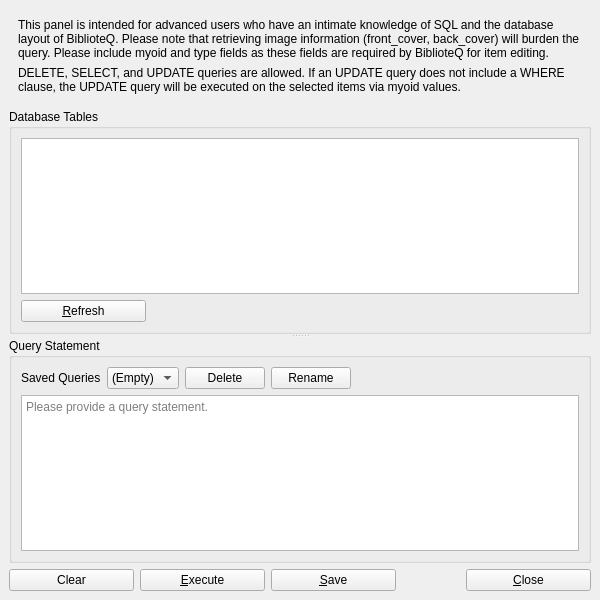
<?xml version="1.0" encoding="UTF-8"?>
<ui version="4.0">
 <class>customquery</class>
 <widget class="QMainWindow" name="customquery">
  <property name="geometry">
   <rect>
    <x>0</x>
    <y>0</y>
    <width>600</width>
    <height>600</height>
   </rect>
  </property>
  <property name="windowTitle">
   <string>BiblioteQ: Custom Query</string>
  </property>
  <property name="windowIcon">
   <iconset resource="../Icons/icons.qrc">
    <normaloff>:/book.png</normaloff>:/book.png</iconset>
  </property>
  <widget class="QWidget" name="centralwidget">
   <layout class="QVBoxLayout">
    <item>
     <widget class="QFrame" name="frame">
      <layout class="QVBoxLayout">
       <item>
        <widget class="QLabel" name="label">
         <property name="text">
          <string>This panel is intended for advanced users who have an intimate knowledge of SQL and the database layout of BiblioteQ. Please note that retrieving image information (front_cover, back_cover) will burden the query. Please include myoid and type fields as these fields are required by BiblioteQ for item editing.</string>
         </property>
         <property name="wordWrap">
          <bool>true</bool>
         </property>
        </widget>
       </item>
       <item>
        <widget class="QLabel" name="label_2">
         <property name="text">
          <string>DELETE, SELECT, and UPDATE queries are allowed. If an UPDATE query does not include a WHERE clause, the UPDATE query will be executed on the selected items via myoid values.</string>
         </property>
         <property name="wordWrap">
          <bool>true</bool>
         </property>
        </widget>
       </item>
      </layout>
     </widget>
    </item>
    <item>
     <widget class="QSplitter" name="splitter">
      <property name="orientation">
       <enum>Qt::Vertical</enum>
      </property>
      <property name="childrenCollapsible">
       <bool>false</bool>
      </property>
      <widget class="QGroupBox" name="tables_gb">
       <property name="title">
        <string>Database Tables</string>
       </property>
       <layout class="QVBoxLayout">
        <item>
         <widget class="QTreeWidget" name="tables_t">
          <property name="tabKeyNavigation">
           <bool>true</bool>
          </property>
          <property name="alternatingRowColors">
           <bool>true</bool>
          </property>
          <property name="selectionMode">
           <enum>QAbstractItemView::NoSelection</enum>
          </property>
          <property name="verticalScrollMode">
           <enum>QAbstractItemView::ScrollPerPixel</enum>
          </property>
          <property name="uniformRowHeights">
           <bool>true</bool>
          </property>
          <property name="sortingEnabled">
           <bool>true</bool>
          </property>
          <property name="animated">
           <bool>true</bool>
          </property>
          <property name="columnCount">
           <number>0</number>
          </property>
          <attribute name="headerMinimumSectionSize">
           <number>150</number>
          </attribute>
         </widget>
        </item>
        <item>
         <layout class="QHBoxLayout" name="horizontalLayout_2">
          <item>
           <widget class="QPushButton" name="refresh_pb">
            <property name="minimumSize">
             <size>
              <width>125</width>
              <height>0</height>
             </size>
            </property>
            <property name="text">
             <string>&amp;Refresh</string>
            </property>
            <property name="icon">
             <iconset resource="../Icons/icons.qrc">
              <normaloff>:/16x16/reload.png</normaloff>:/16x16/reload.png</iconset>
            </property>
            <property name="shortcut">
             <string>F5</string>
            </property>
           </widget>
          </item>
          <item>
           <spacer name="horizontalSpacer_2">
            <property name="orientation">
             <enum>Qt::Horizontal</enum>
            </property>
            <property name="sizeHint" stdset="0">
             <size>
              <width>40</width>
              <height>20</height>
             </size>
            </property>
           </spacer>
          </item>
         </layout>
        </item>
       </layout>
      </widget>
      <widget class="QGroupBox" name="query_gb">
       <property name="title">
        <string>Query Statement</string>
       </property>
       <layout class="QVBoxLayout">
        <item>
         <layout class="QHBoxLayout" name="horizontalLayout">
          <item>
           <widget class="QLabel" name="label_3">
            <property name="text">
             <string>Saved Queries</string>
            </property>
           </widget>
          </item>
          <item>
           <widget class="QComboBox" name="favorites">
            <property name="sizeAdjustPolicy">
             <enum>QComboBox::AdjustToContents</enum>
            </property>
            <item>
             <property name="text">
              <string>(Empty)</string>
             </property>
            </item>
           </widget>
          </item>
          <item>
           <widget class="QPushButton" name="delete_favorite">
            <property name="toolTip">
             <string>Delete Favorite</string>
            </property>
            <property name="text">
             <string>Delete</string>
            </property>
           </widget>
          </item>
          <item>
           <widget class="QPushButton" name="rename_favorite">
            <property name="toolTip">
             <string>Delete Favorite</string>
            </property>
            <property name="text">
             <string>Rename</string>
            </property>
           </widget>
          </item>
          <item>
           <spacer name="horizontalSpacer">
            <property name="orientation">
             <enum>Qt::Horizontal</enum>
            </property>
            <property name="sizeHint" stdset="0">
             <size>
              <width>40</width>
              <height>20</height>
             </size>
            </property>
           </spacer>
          </item>
         </layout>
        </item>
        <item>
         <widget class="QTextEdit" name="query_te">
          <property name="tabChangesFocus">
           <bool>true</bool>
          </property>
          <property name="placeholderText">
           <string>Please provide a query statement.</string>
          </property>
         </widget>
        </item>
       </layout>
      </widget>
     </widget>
    </item>
    <item>
     <layout class="QHBoxLayout">
      <item>
       <widget class="QPushButton" name="clear">
        <property name="minimumSize">
         <size>
          <width>125</width>
          <height>0</height>
         </size>
        </property>
        <property name="text">
         <string>Clear</string>
        </property>
        <property name="icon">
         <iconset resource="../Icons/icons.qrc">
          <normaloff>:/16x16/eraser.png</normaloff>:/16x16/eraser.png</iconset>
        </property>
       </widget>
      </item>
      <item>
       <widget class="QPushButton" name="execute_pb">
        <property name="minimumSize">
         <size>
          <width>125</width>
          <height>0</height>
         </size>
        </property>
        <property name="text">
         <string>&amp;Execute</string>
        </property>
        <property name="icon">
         <iconset resource="../Icons/icons.qrc">
          <normaloff>:/16x16/ok.png</normaloff>:/16x16/ok.png</iconset>
        </property>
       </widget>
      </item>
      <item>
       <widget class="QPushButton" name="save">
        <property name="minimumSize">
         <size>
          <width>125</width>
          <height>0</height>
         </size>
        </property>
        <property name="toolTip">
         <string>&lt;html&gt;&lt;head/&gt;&lt;body&gt;&lt;p&gt;Save the query statement. If the favorite already exists, it will be overwritten.&lt;/p&gt;&lt;/body&gt;&lt;/html&gt;</string>
        </property>
        <property name="text">
         <string>&amp;Save</string>
        </property>
        <property name="icon">
         <iconset resource="../Icons/icons.qrc">
          <normaloff>:/16x16/filesave.png</normaloff>:/16x16/filesave.png</iconset>
        </property>
       </widget>
      </item>
      <item>
       <spacer>
        <property name="orientation">
         <enum>Qt::Horizontal</enum>
        </property>
        <property name="sizeHint" stdset="0">
         <size>
          <width>40</width>
          <height>20</height>
         </size>
        </property>
       </spacer>
      </item>
      <item>
       <widget class="QPushButton" name="close_pb">
        <property name="minimumSize">
         <size>
          <width>125</width>
          <height>0</height>
         </size>
        </property>
        <property name="text">
         <string>&amp;Close</string>
        </property>
        <property name="icon">
         <iconset resource="../Icons/icons.qrc">
          <normaloff>:/16x16/cancel.png</normaloff>:/16x16/cancel.png</iconset>
        </property>
        <property name="shortcut">
         <string>Ctrl+W</string>
        </property>
       </widget>
      </item>
     </layout>
    </item>
   </layout>
  </widget>
 </widget>
 <tabstops>
  <tabstop>tables_t</tabstop>
  <tabstop>refresh_pb</tabstop>
  <tabstop>favorites</tabstop>
  <tabstop>delete_favorite</tabstop>
  <tabstop>rename_favorite</tabstop>
  <tabstop>query_te</tabstop>
  <tabstop>clear</tabstop>
  <tabstop>execute_pb</tabstop>
  <tabstop>save</tabstop>
  <tabstop>close_pb</tabstop>
 </tabstops>
 <resources>
  <include location="../Icons/icons.qrc"/>
 </resources>
 <connections/>
</ui>
